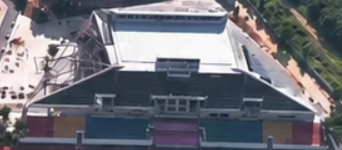
#> input picture map_assets/每个方位/体育馆.png, 342 x 150 px
$ python build_map_assets.py
#> lines starting #> are read from the running program, lines starting #| are printed output that depends on the picture
# -*- coding: utf-8 -*-
"""
晴川三维全景互动导览图资源构建与校准脚本
本脚本使用项目内部的相对目录 ./map_assets，完全独立于任何外部或本机绝对路径。
"""

import os
import cv2
import numpy as np

PROJECT_ROOT = os.path.dirname(os.path.dirname(os.path.abspath(__file__)))
MAP_ASSETS_DIR = os.path.join(PROJECT_ROOT, "map_assets")
EACH_DIR = os.path.join(MAP_ASSETS_DIR, "每个方位")
RES_DRAWABLE_DIR = os.path.join(PROJECT_ROOT, "app", "src", "main", "res", "drawable")


def read_image_safe(file_path):
#> called with file_path = 'map_assets/每个方位/体育馆.png'
    if not os.path.exists(file_path):
        return None
    data = np.fromfile(file_path, dtype=np.uint8)
    return cv2.imdecode(data, cv2.IMREAD_COLOR)
#> returned value is the input picture: shape (150, 342, 3); mean B, G, R 121.2, 113.4, 112.4


def write_image_safe(file_path, img):
    ext = os.path.splitext(file_path)[1]
    ret, buf = cv2.imencode(ext, img)
    if ret:
        buf.tofile(file_path)


def process_user_crops():
    print(f"Loading assets from relative path: {MAP_ASSETS_DIR}")
    if not os.path.exists(EACH_DIR):
        print(f"Directory not found: {EACH_DIR}")
        return

    mapping = {
        "gym": "体育馆.png",
        "library": "图书馆.png",
        "lab_1": "实验楼1（5楼）.png",
        "lab_2": "实验楼二（5楼）.png",
        "theater_market": "小剧场（2楼）、超市（1楼）.png",
        "lake": "情缘湖.png",
        "stadium": "操场.png",
        "teach_1": "教学楼一（5楼）.png",
        "teach_2": "教学楼二（5楼）.png",
        "teach_3": "教学楼三（5楼）.png",
        "teach_4": "教学楼四（5楼）.png",
        "south_gate": "晴川大门.png",
        "admin_1": "综合楼一（5楼）.png",
        "admin_2": "综合楼二（5楼）.png",
        "art_museum": "美术馆.png",
        "computer_center": "计算机实验室.png",
        "canteen_main": "食堂（3楼）.png",
        "dorm_cluster": "所有宿舍区域.png",
    }

    target_w, target_h = 640, 360

    for key, fname in mapping.items():
        src_path = os.path.join(EACH_DIR, fname)
        img = read_image_safe(src_path)
        if img is None:
            print(f"Warning: {fname} not found!")
            continue

        h, w = img.shape[:2]
#> h = 150; w = 342
        scale = min(target_w / float(w), target_h / float(h))
#> scale = 1.87
        nw, nh = int(w * scale), int(h * scale)
#> nw = 640; nh = 280
        resized = cv2.resize(img, (nw, nh), interpolation=cv2.INTER_LANCZOS4)
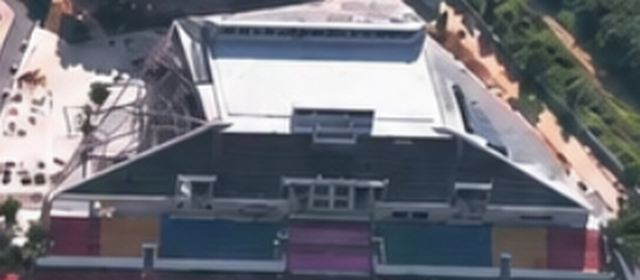
#> resized: shape (280, 640, 3); mean B, G, R 121.2, 113.4, 112.4

        blur_bg = cv2.resize(img, (target_w, target_h))
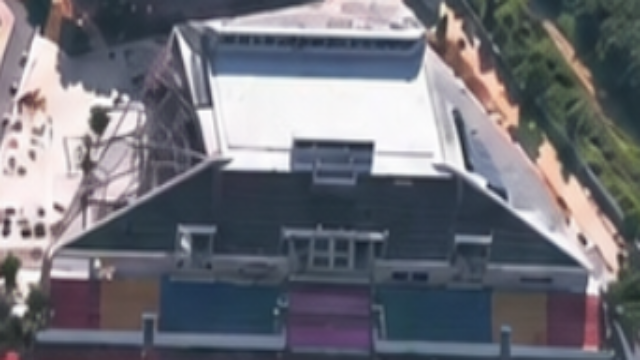
#> blur_bg: shape (360, 640, 3); mean B, G, R 121.1, 113.3, 112.3
        blur_bg = cv2.GaussianBlur(blur_bg, (51, 51), 0)
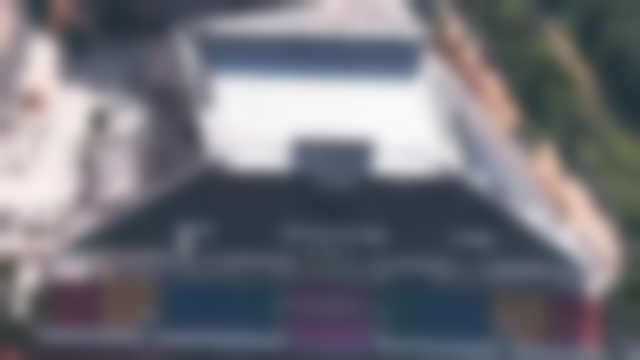
#> blur_bg: shape (360, 640, 3); mean B, G, R 121.2, 113.4, 112.3
        canvas = (blur_bg * 0.35).astype(np.uint8)
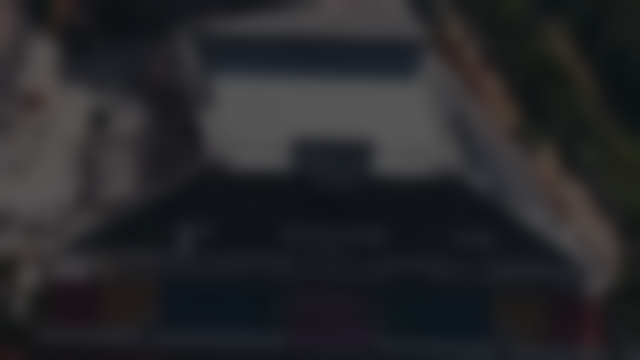
#> canvas: shape (360, 640, 3); mean B, G, R 41.9, 39.2, 38.8

        ox = (target_w - nw) // 2
#> ox = 0
        oy = (target_h - nh) // 2
#> oy = 40
        canvas[oy : oy + nh, ox : ox + nw] = resized
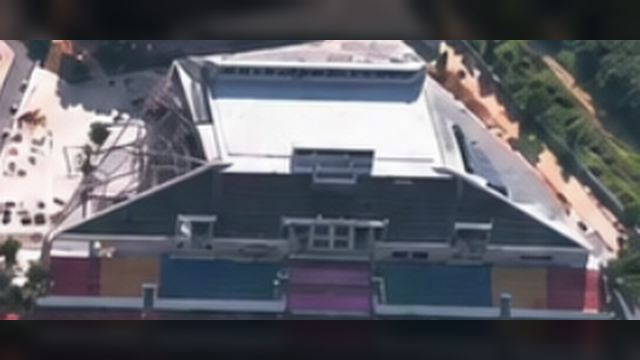
#> canvas: shape (360, 640, 3); mean B, G, R 102.3, 95.4, 94.4

        out_path = os.path.join(RES_DRAWABLE_DIR, f"user_crop_{key}.jpg")
        write_image_safe(out_path, canvas)
        print(f"Generated drawable: user_crop_{key}.jpg")
#> pass 2 of the loop in process_user_crops, `for key, fname in mapping.items():`:
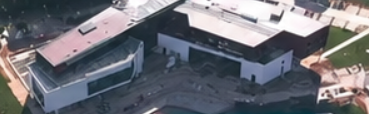
#> input picture map_assets/每个方位/图书馆.png, 369 x 114 px
#> in read_image_safe, returned value is the input picture: shape (114, 369, 3); mean B, G, R 118.2, 110.8, 109.4
#> resized: shape (197, 640, 3)
#> in process_user_crops, `blur_bg = cv2.GaussianBlur(blur_bg, (51, 51), 0)`:
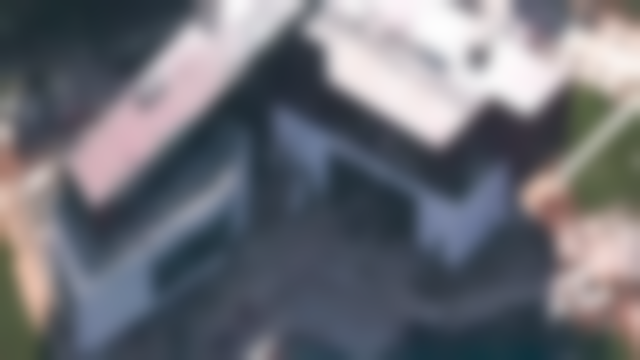
#> blur_bg: shape (360, 640, 3); mean B, G, R 118.1, 110.7, 109.3
#> in process_user_crops, `canvas[oy : oy + nh, ox : ox + nw] = resized`:
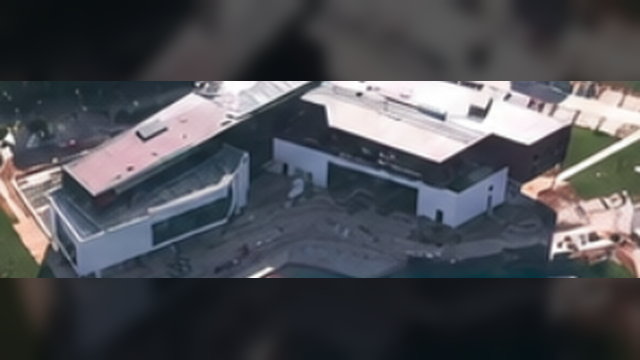
#> canvas: shape (360, 640, 3); mean B, G, R 84.2, 79.1, 77.9
#> pass 3 of the loop in process_user_crops, `for key, fname in mapping.items():`:
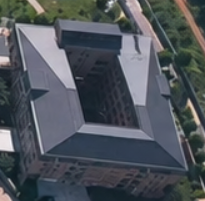
#> input picture map_assets/每个方位/实验楼1（5楼）.png, 205 x 201 px
#> in read_image_safe, returned value is the input picture: shape (201, 205, 3); mean B, G, R 91.2, 84.6, 78.9
#> resized: shape (360, 367, 3)
#> in process_user_crops, `blur_bg = cv2.GaussianBlur(blur_bg, (51, 51), 0)`:
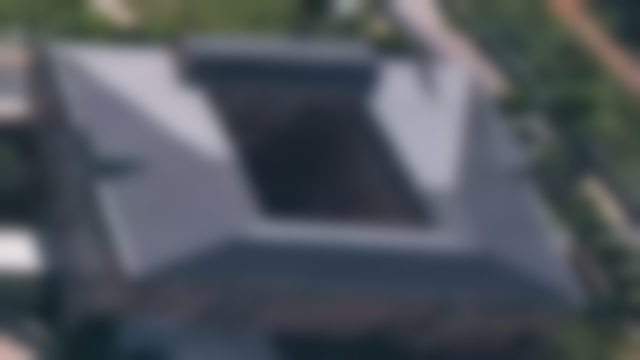
#> blur_bg: shape (360, 640, 3); mean B, G, R 91.1, 84.5, 78.8
#> in process_user_crops, `canvas[oy : oy + nh, ox : ox + nw] = resized`:
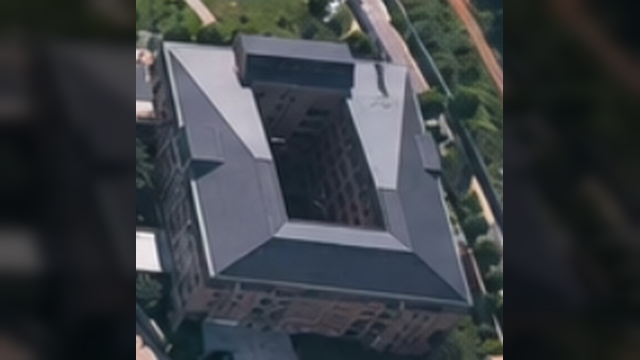
#> canvas: shape (360, 640, 3); mean B, G, R 64.7, 60.6, 56.4
#> the loop made 18 passes; the first 3 are shown


if __name__ == "__main__":
    process_user_crops()
